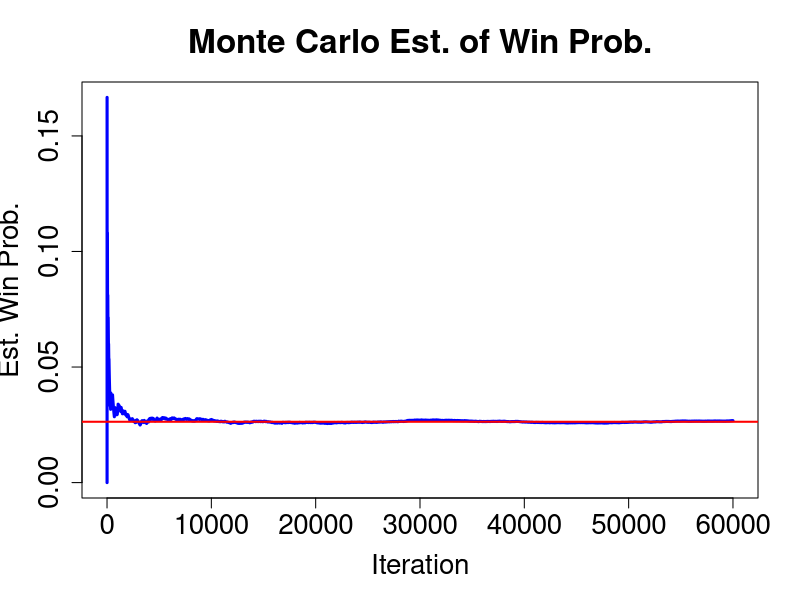
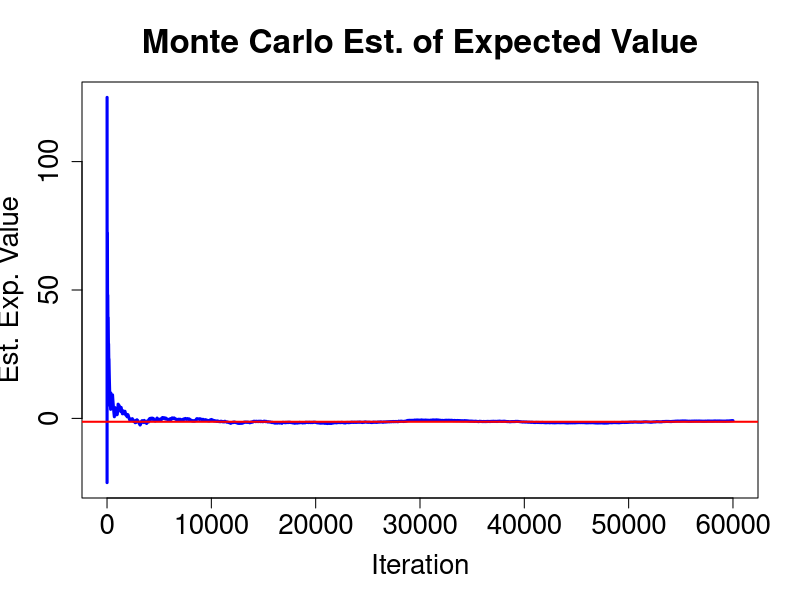
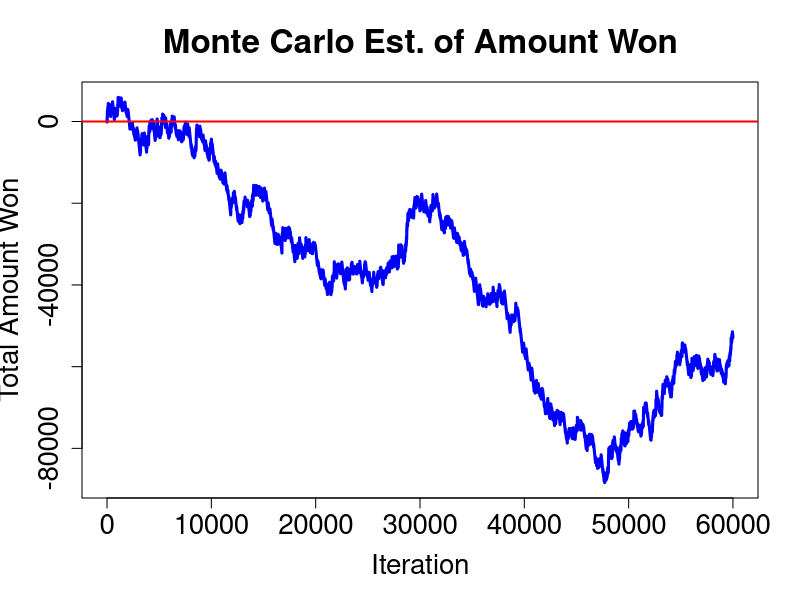

Reproduce these figures in R, in order.
##################################
# Intro to Simulation - STAT 3201#
##################################

############
#References#
##########

#get the working directory
getwd()

#set the working directory. you can change it if you like; the file, along w/ any output, will now save to this location
#setwd("G:/OSU/2018 AU/STAT 3201")

#Use Monte Carlo simulation to estimate the prob of winning bets in roulette and the expected value, variance of the bets

###########
#Example 1#
###########

#Bet on a single number

#start by setting the seed; this ensures you'll get the same random process every time you run the code
set.seed(35)

#set the number of iterations; it's a good idea when you're starting a simulation to choose a small number of iterations
#once you're sure the code is working correctly, you can increase the number of iterations to a more reasonable number
n.sim <- 60000

#initialize some storage vectors

#n.wins = the number of wins (this is used to count the number of wins)
n.wins <- 0

#p.hat = the estimated prob of winning (that is, p.hat = n.wins/n.sim)
p.hat <-0

#choose a number upon which to bet
n.bet <- 10

#since the possible numbers are 00, 0, 1, 2, ..., 36 and we're going to be sampling from the vector 1, 2, 3, ..., 36, 37, 38
#it makes sense to convert or assign 0 to either 37 and 00 to 38 (or vice versa)
#R does not distinguish between 0 and 00; hence if either are chosen they will be assigned to 37 and, by default, the other
#will be assigned to 38 (wlog)

#the n.bet==0 is equal to a 1 in the mult if n.bet is 0 and is equal to 0 o.w. 
#hence, the line below maps 0 to 37 and leaves all other numbers as entered
n.bet <- n.bet + 37*(n.bet==0)

#build the wheel
numbers <- c(0:37)

#build a storage vector for the winning numbers
win.numbers <- vector()

#loops in R look like: for (i in 1:n.sim){}
#all of the commands that are to be done each time should be contained w/in the {}
#R will do the loop for each integer, i, between 1 and n.sim, inclusive (in other words, i is the index here)

#set up the loop
for (i in 1:n.sim){
  #generate a winning number for spin i by randomly choosing a number from 1,2, ..., 38
  #i=3
  win.numbers[i] <- sample(numbers,1)
  
  #if you won on spin i add 1 to n.wins, if not add 0
  n.wins <- n.wins + 1*(n.bet==win.numbers[i])   # you can add logical operations within expressions.
  
  #compute and store est'd win prob, phat, at iteration i
  p.hat[i] <- n.wins/i
  
  #close the loop!
}

#the estimated prob of a win can be obtained by either extracting the last entry in p.hat
p.hat[n.sim]
#or by dividing the number of wins by the number of iterations
n.wins/n.sim

#in this case we know the true win prob is 1/38 => we can compute the error or absolute error of the est

true.win.prob <- 1/38

error <- p.hat[n.sim] - (true.win.prob)
error

abs.error <- abs(error)
abs.error

#when you're estimating a prob in lieu of computing it this is not possible

#make a line plot of the est'd win prob by iteration with the true win prob superimposed to show convergence of phat
par(ps=20)
plot(1:n.sim, p.hat, type='l',lwd=3, col='blue',xlab='Iteration', ylab='Est. Win Prob.',main='Monte Carlo Est. of Win Prob.')
abline(h=true.win.prob, col='red', lwd=2)


###########
#Example 2#
###########

#compute the est'd expected win/loss for a bet using the est'd win prob from above

#start by setting the seed; this ensures you'll get the same random process every time you run the code
set.seed(35)

#choose an amount to bet (to keep it realistic, choose a positive integer between $1 and $500)
bet <- 25

#set the number of iterations; it's a good idea when you're starting a simulation to choose a small number of iterations
#once you're sure the code is working correctly, you can increase the number of iterations to a more reasonable number
n.sim <- 60000

#initialize some storage vectors

#win = the amount won each spin
win <- 0

#win.total = running total of amount won
win.total <- 0

#avg.win = running avg of amount won
avg.win <- 0

#choose a number upon which to bet
n.bet <- 10

#since the possible numbers are 00, 0, 1, 2, ..., 36 and we're going to be sampling from the vector 1, 2, 3, ..., 36, 37, 38
#it makes sense to convert or assign 0 to either 37 and 00 to 38 (or vice versa)
#R does not distinguish between 0 and 00; hence if either are chosen they will be assigned to 37 and, by default, the other
#will be assigned to 38 (wlog)

#the n.bet==0 is equal to a 1 in the mult if n.bet is 0 and is equal to 0 o.w. 
#hence, the line below maps 0 to 37 and leaves all other numbers as entered
n.bet <- n.bet + 37*(n.bet==0)

#build the wheel
numbers <- c(0:37)

#build a storage vector for the winning numbers
win.numbers <- vector()

#loops in R look like: for (i in 1:n.sim){}
#all of the commands that are to be done each time should be contained w/in the {}
#R will do the loop for each integer, i, between 1 and n.sim, inclusive (in other words, i is the index here)

#set up the loop
for (i in 1:n.sim){
  #generate a winning number for spin i by randomly choosing a number from 1,2, ..., 38
  win.numbers[i] <- sample(numbers,1)
  
  #store win total add 35 times the bet amount to the win total; if not, subtract the bet amount
  win[i] <- 35*bet*(n.bet==win.numbers[i]) - bet*(n.bet!=win.numbers[i])
  
  #compute and store running win total
  win.total[i] <- sum(win)
  
  #compute and store running win avg
  avg.win[i] <- sum(win)/i
  
  #close the loop!
}

#the estimated expected value of a win can be obtained by either extracting the last entry in avg.win
avg.win[n.sim]

#or by dividing the last entry of the total amount won by the number of iterations
win.total[n.sim]/n.sim

#in this case we know the true expected value is 35*bet*(1/38) - bet*(37/38) => we can compute the error or absolute error of the est

true.exp.value <- 35*bet*(1/38) - bet*(37/38)

error.ev <- avg.win[n.sim] - (true.exp.value)
error.ev

abs.error.ev <- abs(error.ev)
abs.error.ev


#make a line plot of the est'd avg win by iteration with the true expected win superimposed to show convergence of est'd exp value
par(ps=20)
plot(1:n.sim, avg.win, type='l',lwd=3, col='blue',xlab='Iteration', ylab='Est. Exp. Value',main='Monte Carlo Est. of Expected Value')
abline(h=true.exp.value, col='red', lwd=2)

#make a line plot of the total amount won by iteration with the break even point superimposed 
par(ps=20)
plot(1:n.sim, win.total, type='l',lwd=3, col='blue',xlab='Iteration', ylab='Total Amount Won',main='Monte Carlo Est. of Amount Won')
abline(h=0, col='red', lwd=2)
max(win.total)# highest amount you have ever won

###########
#Example 3#
###########

#compute the est'd expected value 

est.ex.value <- 35*bet*p.hat[n.sim] - bet*(1-p.hat[n.sim])
est.ex.value

#or 
est.ex.value2 <- avg.win[n.sim]
est.ex.value2

#compute the est'd variance
est.var <- ((35*bet)^2)*p.hat[n.sim] + (bet^2)*(1-p.hat[n.sim])
est.var

#compute the est'd standard deviation
est.sd <- sqrt(est.var)
est.sd